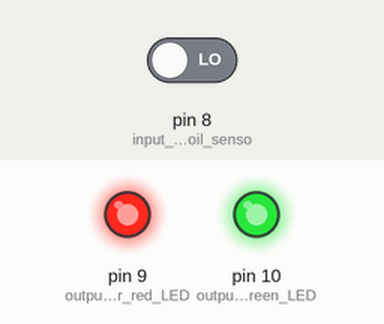
This sketch was run on a simulated Arduino Uno, built with avr-gcc and run on an emulated ATmega328P. Shown: output pins drawn as LEDs (lit = HIGH). Inputs (shaded band) come from the test bench; at power-on: pin 8 (input_pin_from_soil_senso) LOW.

Above: at 1.3 s.
1.4 s: pin 8 (input_pin_from_soil_senso) driven HIGH
At 2.1 s:
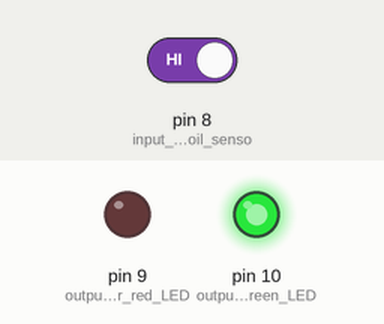
3.0 s: pin 8 (input_pin_from_soil_senso) driven LOW
At 3.3 s:
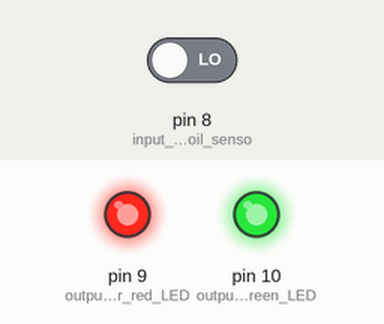
Timing chart, 0 to 6.0 s (numbered marks = the images above; inputs shaded):
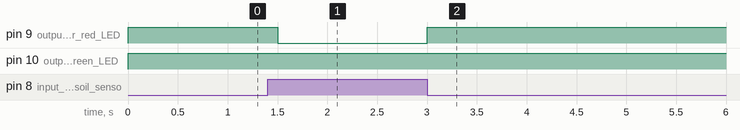

The sketch:

P.W.H_mk.1.ino
```cpp
void setup() {
  pinMode(8, INPUT); //input pin from soil sensor
  pinMode(9, OUTPUT); //output pin for red LED
  pinMode(10, OUTPUT); //output pin for green LED
}

void loop() {
  int water = digitalRead(8);
  digitalWrite(9, water == LOW ? HIGH : LOW);
  digitalWrite(10, water == LOW ? HIGH : HIGH);
  delay(250);
}
```

Measured:
- after the input at 1.4 s, pin 9 (output_pin_for_red_LED): HIGH → LOW after 0.10 s
- after the input at 3.0 s, pin 9 (output_pin_for_red_LED): LOW → HIGH at once
